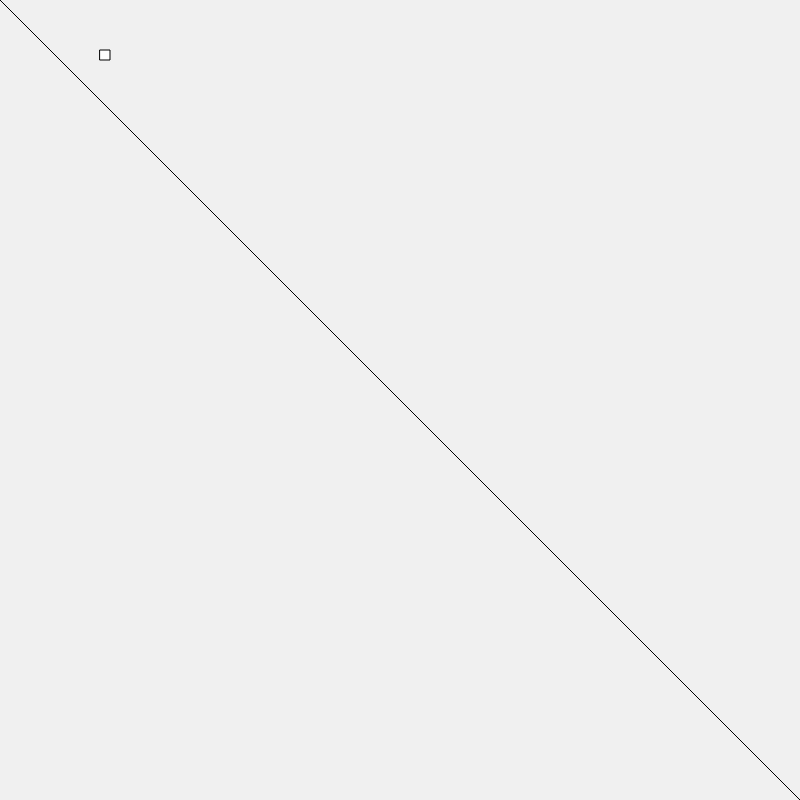
Frame 1 (no input)
Frame 60 (no input): identical to frame 1, image omitted
Frame 120 (the mouse pressed at the canvas centre since frame 60): identical to frame 1, image omitted

The p5.js sketch that drew this single still picture (run headless with seeded random() and noise() and a simulated clock; from frame 60 on, the mouse is pressed at the canvas centre):

// p5.js sketch
// ── sketch.js
function setup() {
  createCanvas(800, 800);
}

function draw() {
  background(240);
  // x, y, wi, hi
  rect(100, 50, 10, 10)
  line(0, 0, 800, 800)
  
}
